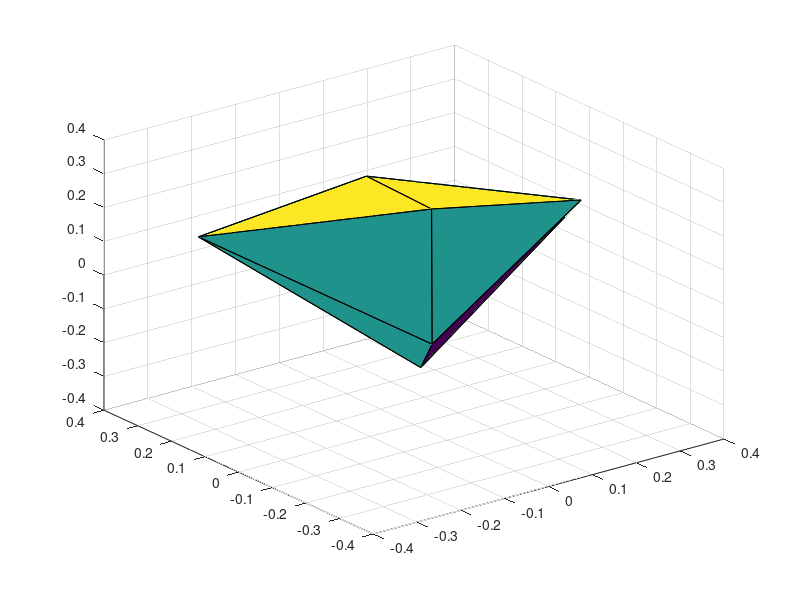

Write MATLAB code to recreate this figure.
% generate a sphere for import to VNE
% create it as a levelset f(x,y,z) = 0

[xx,yy,zz] = meshgrid(-1:.25:1,-1:.25:1,-1:.25:1);

fxyz = xx.^2+yy.^2+zz.^2 - 0.2;

% get faces and vertices
[f,v] = isosurface(xx,yy,zz,fxyz,0.0); 
[nf,nv] = reducepatch(f,v,10);

trisurf(nf,nv(:,1),nv(:,2),nv(:,3))
